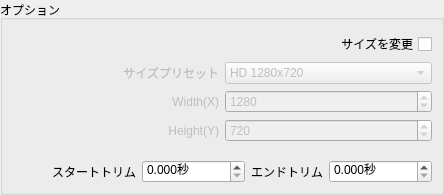
      <widget class="QGroupBox" name="overall_op_groupBox">
       <property name="sizePolicy">
        <sizepolicy hsizetype="Preferred" vsizetype="Fixed">
         <horstretch>0</horstretch>
         <verstretch>0</verstretch>
        </sizepolicy>
       </property>
       <property name="minimumSize">
        <size>
         <width>0</width>
         <height>0</height>
        </size>
       </property>
       <property name="maximumSize">
        <size>
         <width>16777215</width>
         <height>230</height>
        </size>
       </property>
       <property name="font">
        <font>
         <family>Yu Gothic UI</family>
        </font>
       </property>
       <property name="styleSheet">
        <string notr="true"/>
       </property>
       <property name="title">
        <string>オプション</string>
       </property>
       <layout class="QVBoxLayout" name="verticalLayout_8">
        <property name="leftMargin">
         <number>9</number>
        </property>
        <property name="topMargin">
         <number>12</number>
        </property>
        <property name="rightMargin">
         <number>9</number>
        </property>
        <property name="bottomMargin">
         <number>9</number>
        </property>
        <item>
         <widget class="QCheckBox" name="resize_checkBox">
          <property name="layoutDirection">
           <enum>Qt::RightToLeft</enum>
          </property>
          <property name="text">
           <string>サイズを変更</string>
          </property>
         </widget>
        </item>
        <item>
         <layout class="QHBoxLayout" name="horizontalLayout_17">
          <property name="bottomMargin">
           <number>0</number>
          </property>
          <item>
           <widget class="QLabel" name="size_template_c_Label">
            <property name="enabled">
             <bool>false</bool>
            </property>
            <property name="text">
             <string>サイズプリセット</string>
            </property>
            <property name="alignment">
             <set>Qt::AlignRight|Qt::AlignTrailing|Qt::AlignVCenter</set>
            </property>
           </widget>
          </item>
          <item>
           <widget class="QComboBox" name="size_template_comboBox">
            <property name="enabled">
             <bool>false</bool>
            </property>
            <item>
             <property name="text">
              <string>HD 1280x720</string>
             </property>
            </item>
            <item>
             <property name="text">
              <string>WXGA++ 1600x900</string>
             </property>
            </item>
            <item>
             <property name="text">
              <string>FHD 1920x1080</string>
             </property>
            </item>
            <item>
             <property name="text">
              <string>WQHD 2560x1440</string>
             </property>
            </item>
            <item>
             <property name="text">
              <string>4K 3840x2160</string>
             </property>
            </item>
            <item>
             <property name="text">
              <string>8K 7680x4320</string>
             </property>
            </item>
            <item>
             <property name="text">
              <string>1024x576</string>
             </property>
            </item>
            <item>
             <property name="text">
              <string>768x432</string>
             </property>
            </item>
            <item>
             <property name="text">
              <string>640x360</string>
             </property>
            </item>
           </widget>
          </item>
         </layout>
        </item>
        <item>
         <layout class="QHBoxLayout" name="horizontalLayout_9">
          <property name="bottomMargin">
           <number>0</number>
          </property>
          <item>
           <widget class="QLabel" name="resolution_x_label">
            <property name="enabled">
             <bool>false</bool>
            </property>
            <property name="text">
             <string>Width(X)</string>
            </property>
            <property name="alignment">
             <set>Qt::AlignRight|Qt::AlignTrailing|Qt::AlignVCenter</set>
            </property>
           </widget>
          </item>
          <item>
           <widget class="QSpinBox" name="resolution_x_sp">
            <property name="enabled">
             <bool>false</bool>
            </property>
            <property name="suffix">
             <string/>
            </property>
            <property name="minimum">
             <number>360</number>
            </property>
            <property name="maximum">
             <number>12800</number>
            </property>
            <property name="value">
             <number>1280</number>
            </property>
           </widget>
          </item>
         </layout>
        </item>
        <item>
         <layout class="QHBoxLayout" name="horizontalLayout_8">
          <property name="bottomMargin">
           <number>0</number>
          </property>
          <item>
           <widget class="QLabel" name="resolution_y_label">
            <property name="enabled">
             <bool>false</bool>
            </property>
            <property name="text">
             <string>Height(Y)</string>
            </property>
            <property name="alignment">
             <set>Qt::AlignRight|Qt::AlignTrailing|Qt::AlignVCenter</set>
            </property>
           </widget>
          </item>
          <item>
           <widget class="QSpinBox" name="resolution_y_sp">
            <property name="enabled">
             <bool>false</bool>
            </property>
            <property name="minimum">
             <number>360</number>
            </property>
            <property name="maximum">
             <number>12800</number>
            </property>
            <property name="value">
             <number>720</number>
            </property>
           </widget>
          </item>
         </layout>
        </item>
        <item>
         <spacer name="verticalSpacer">
          <property name="orientation">
           <enum>Qt::Vertical</enum>
          </property>
          <property name="sizeType">
           <enum>QSizePolicy::Fixed</enum>
          </property>
          <property name="sizeHint" stdset="0">
           <size>
            <width>20</width>
            <height>12</height>
           </size>
          </property>
         </spacer>
        </item>
        <item>
         <layout class="QHBoxLayout" name="horizontalLayout_22">
          <property name="bottomMargin">
           <number>0</number>
          </property>
          <item>
           <layout class="QHBoxLayout" name="horizontalLayout_2">
            <property name="bottomMargin">
             <number>0</number>
            </property>
            <item>
             <spacer name="horizontalSpacer_2">
              <property name="orientation">
               <enum>Qt::Horizontal</enum>
              </property>
              <property name="sizeHint" stdset="0">
               <size>
                <width>40</width>
                <height>20</height>
               </size>
              </property>
             </spacer>
            </item>
            <item>
             <widget class="QLabel" name="label_2">
              <property name="font">
               <font>
                <family>Yu Gothic UI</family>
               </font>
              </property>
              <property name="styleSheet">
               <string notr="true"/>
              </property>
              <property name="text">
               <string>スタートトリム</string>
              </property>
              <property name="alignment">
               <set>Qt::AlignRight|Qt::AlignTrailing|Qt::AlignVCenter</set>
              </property>
             </widget>
            </item>
            <item>
             <widget class="QDoubleSpinBox" name="tm_st_sp">
              <property name="suffix">
               <string>秒</string>
              </property>
              <property name="decimals">
               <number>3</number>
              </property>
              <property name="maximum">
               <double>460800.000000000000000</double>
              </property>
              <property name="singleStep">
               <double>0.100000000000000</double>
              </property>
             </widget>
            </item>
           </layout>
          </item>
          <item>
           <layout class="QHBoxLayout" name="horizontalLayout_7">
            <property name="bottomMargin">
             <number>0</number>
            </property>
            <item>
             <widget class="QLabel" name="label_3">
              <property name="styleSheet">
               <string notr="true"/>
              </property>
              <property name="text">
               <string>エンドトリム</string>
              </property>
              <property name="alignment">
               <set>Qt::AlignRight|Qt::AlignTrailing|Qt::AlignVCenter</set>
              </property>
             </widget>
            </item>
            <item>
             <widget class="QDoubleSpinBox" name="tm_ed_sp">
              <property name="suffix">
               <string>秒</string>
              </property>
              <property name="decimals">
               <number>3</number>
              </property>
              <property name="maximum">
               <double>460800.000000000000000</double>
              </property>
              <property name="singleStep">
               <double>0.100000000000000</double>
              </property>
             </widget>
            </item>
           </layout>
          </item>
         </layout>
        </item>
       </layout>
      </widget>
